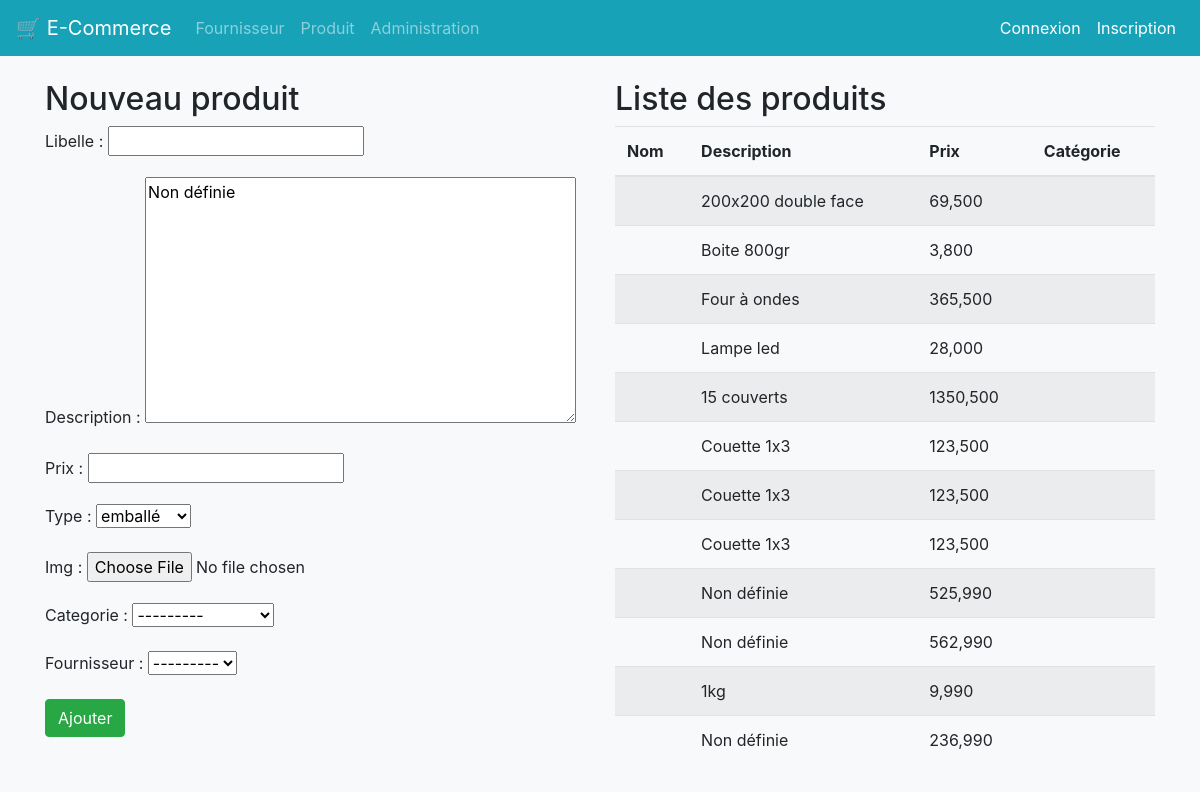
/magasin/nouvProduit/, run on the app's committed database.
### magasin/models.py (models this page shows, shortened)
class Produit(models.Model):
    libelle = models.CharField(max_length=100)
    description = models.TextField(default='Non définie')
    prix = models.DecimalField(max_digits=10, decimal_places=3)
    type = models.CharField(max_length=2, choices=TYPE_CHOICES, default='em')
    img = models.ImageField(upload_to='media/', blank=True, null=True)
    categorie = models.ForeignKey(
        Categorie,
        on_delete=models.CASCADE,
        null=True,
        blank=True
    )
    fournisseur = models.ForeignKey(
        Fournisseur,
        on_delete=models.CASCADE,
        null=True,
        blank=True
    )

### magasin/views.py (the view)
# urls.py: path('nouvProduit/', views.nouveauProduit, name='nouveauProduit'),
def nouveauProduit(request):
    if request.method == "POST":
        form = ProduitForm(request.POST, request.FILES)
        if form.is_valid():
            form.save()
            return redirect('/magasin')
    else:
        form = ProduitForm()
    produits = Produit.objects.all()
    context = {'form': form, 'produits': produits}
    return render(request, 'magasin/produits.html', context)

### magasin/forms.py
class ProduitForm(forms.ModelForm):
    class Meta:
        model = Produit
        fields = '__all__'

### magasin/models.py (called while the page is built)
    def __str__(self):
        return self.name

    def __str__(self):
        return self.nom

### templates/magasin/produits.html (shortened to what this page needs)
{% extends 'magasin/base.html' %}
{% block content %}
<div class="container mt-4">
    <div class="row">
        <div class="col-md-6">
            <h2>Nouveau produit</h2>
            <form method="POST" enctype="multipart/form-data" class="post-form">
                {{ form.as_p }}
                <button type="submit" class="btn btn-success">Ajouter</button>
            </form>
        </div>
        <div class="col-md-6">
            <h2>Liste des produits</h2>
            <table class="table table-striped">
                <thead>
                    <tr>
                        <th>Nom</th>
                        <th>Description</th>
                        <th>Prix</th>
                        <th>Catégorie</th>
                    </tr>
                </thead>
                <tbody>
                    {% for produit in produits %}
                    <tr>
                        <td>{{ produit.nom }}</td>
                        <td>{{ produit.description }}</td>
                        <td>{{ produit.prix }}</td>
                        <td>{{ produit.categorie.nom }}</td>
                    </tr>
                    {% endfor %}
                </tbody>
            </table>
        </div>
    </div>
</div>
{% endblock %}

### static/css/base.css (style rules this page uses)
body { background-color: #f8f9fa; }

### data on the page
Produit: description "200x200 double face", prix "69,500"
Produit: description "Boite 800gr", prix "3,800"
Produit: description "Four à ondes", prix "365,500"
Produit: description "Lampe led", prix "28,000"
Produit: description "15 couverts", prix "1350,500"
Produit: description "Couette 1x3", prix "123,500"
Produit: description "Couette 1x3", prix "123,500"
Produit: description "Couette 1x3", prix "123,500"
Produit: description "Non définie", prix "525,990"
Produit: description "Non définie", prix "562,990"
Produit: description "1kg", prix "9,990"
Produit: description "Non définie", prix "236,990"
